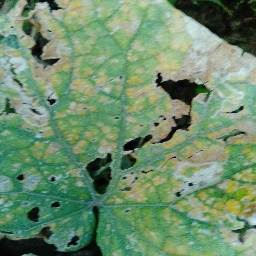
#> input picture datasets/dataset_resized/Anthracnose/Anthracnose (105).jpg, 256 x 256 px; its folder holds only this picture in this run
$ python -i emperic_algorithm_classify.py   (imports and definitions only)
#> lines starting #> are read from the running program, lines starting #| are printed output that depends on the picture; after the words box and inside, x2 and y2 are one past the last pixel; in counts of white or black regions, pixels touching at a corner belong together
#> in prepare_image, image is the input picture: shape (256, 256, 3); mean B, G, R 109.2, 141.8, 110.1
# Segmentation with my idea
import cv2
import os
import numpy as np
from scipy.signal import convolve2d
import os

# Filter functions to detect leafes
def detect_green_objects(image, output_path=False):
    '''
    This function detects green objects in blacken other pixels
    '''
#> called with output_path = False
    # From RGB to HSW
    hsv = cv2.cvtColor(image, cv2.COLOR_BGR2HSV)
#> hsv: shape (256, 256, 3); mean H, S, V 58.7, 82.7, 142.1
    # Detect need range of green color
    lower_green = np.array([20, 0, 0])
    upper_green = np.array([163, 255, 255])
    # Create mask
    mask_green = cv2.inRange(hsv, lower_green, upper_green)
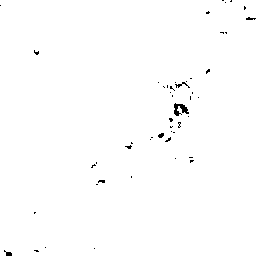
#> mask_green: shape (256, 256); 99.4% white; black in thin lines or dots
    # appy mask
    result = cv2.bitwise_and(image, image, mask=mask_green)
    if output_path:
        # if have output path, save
        cv2.imwrite(output_path, result)
    return result

def blacken_pixels(image, threshold=50, output_path=False):
    '''
    This function blackens alone not black pixels to delete
    wrong detected pixels
    '''
#> called with threshold = 150, output_path = False
    # make greyscale image
    grayscale_image = np.mean(image, axis=2)
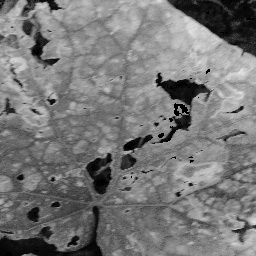
#> grayscale_image: shape (256, 256) float64; min 0, max 232, mean 120
    kernel = np.ones((20, 20))
    # appy convolve2d
    num_black_pixels = convolve2d((grayscale_image == 0).astype(int), kernel, mode='same', boundary='symm')
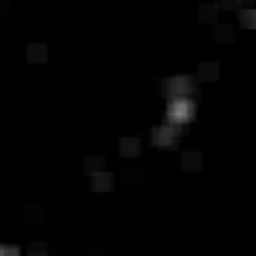
#> num_black_pixels: shape (256, 256) float64; min 0, max 123, mean 2.5
    # Make black need pixels, where number of neighbors more than threshold
    blackened_image = np.copy(image)
    # Change to black
    blackened_image[num_black_pixels > threshold] = [0, 0, 0]
    if output_path:
        # if have output path, save
        cv2.imwrite(output_path, blackened_image)
    return blackened_image

def prepare_image(image_path, output_path=False):
    image = cv2.imread(image_path)
    image = cv2.resize(image, (256, 256))
    image_1 = detect_green_objects(image)
    image_2 = blacken_pixels(image_1, output_path=output_path, threshold=150)
    return image_2

def prepare_dataset(input_folder, output_folder):

    for root, directories, files in os.walk(input_folder):
        relative_path = os.path.relpath(root, input_folder)
        output_subfolder = os.path.join(output_folder, relative_path)
        os.makedirs(output_subfolder, exist_ok=True)

        for file in files:
            if file.lower().endswith(('.png', '.jpg', '.jpeg', '.gif', '.bmp')):
                input_file_path = os.path.join(root, file)
                output_file_path = os.path.join(output_subfolder, file)
                processed_image = prepare_image(input_file_path, output_file_path)
    print('Processing complete.')

>>> result = prepare_image('../datasets/dataset_resized/Anthracnose/Anthracnose (105).jpg')

$ run again, on datasets/dataset_resized/Anthracnose/Anthracnose (107).jpg
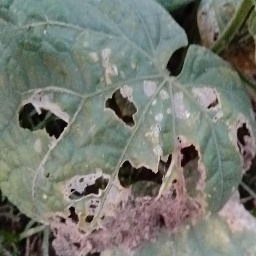
#> input picture datasets/dataset_resized/Anthracnose/Anthracnose (107).jpg, 256 x 256 px
#> in prepare_image, image is the input picture: shape (256, 256, 3); mean B, G, R 113, 121.7, 117.4
#> hsv: shape (256, 256, 3); mean H, S, V 61.8, 45.4, 126.5
#> in detect_green_objects, `mask_green = cv2.inRange(hsv, lower_green, upper_green)`:
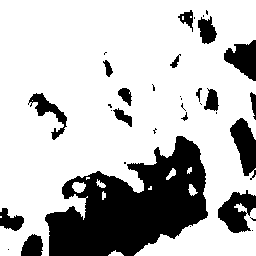
#> mask_green: shape (256, 256); 74.7% white; 35 black regions (18 under 20 px), largest, box (x1, y1, x2, y2) and area: (45, 136, 208, 256) 11242, (218, 190, 256, 233) 966, (230, 118, 256, 180) 936
#> in blacken_pixels, `blackened_image[num_black_pixels > threshold] = [0, 0, 0]`:
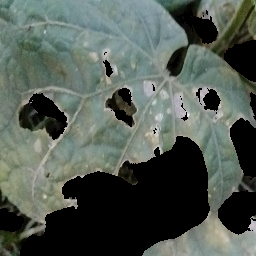
#> blackened_image: shape (256, 256, 3); mean B, G, R 82.5, 90.1, 81.4

$ run again, on datasets/dataset_resized/Anthracnose/Anthracnose (108).jpg
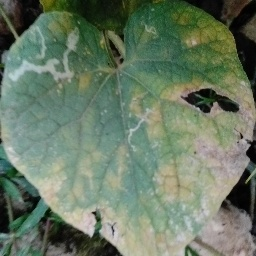
#> input picture datasets/dataset_resized/Anthracnose/Anthracnose (108).jpg, 256 x 256 px
#> in prepare_image, image is the input picture: shape (256, 256, 3); mean B, G, R 101.1, 121.7, 105.4
#> hsv: shape (256, 256, 3); mean H, S, V 53.6, 66.9, 122.9
#> in detect_green_objects, `mask_green = cv2.inRange(hsv, lower_green, upper_green)`:
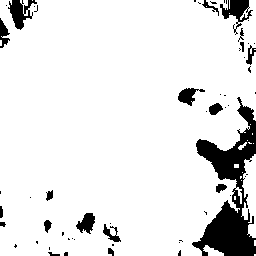
#> mask_green: shape (256, 256); 90% white; 58 black regions (39 under 20 px), largest, box (x1, y1, x2, y2) and area: (192, 97, 256, 256) 4113, (220, 0, 253, 35) 456, (8, 0, 37, 30) 422
#> in blacken_pixels, `blackened_image[num_black_pixels > threshold] = [0, 0, 0]`:
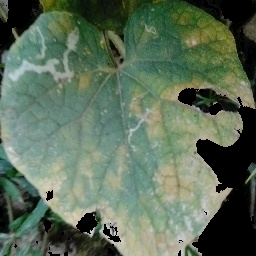
#> blackened_image: shape (256, 256, 3); mean B, G, R 88.8, 108.8, 91.6

$ run again, on datasets/dataset_resized/Anthracnose/Anthracnose (109).jpg
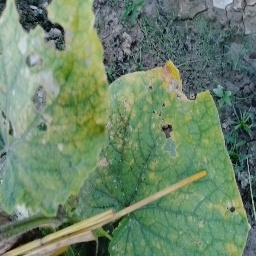
#> input picture datasets/dataset_resized/Anthracnose/Anthracnose (109).jpg, 256 x 256 px
#> in prepare_image, image is the input picture: shape (256, 256, 3); mean B, G, R 105.7, 132.3, 107.7
#> hsv: shape (256, 256, 3); mean H, S, V 65.4, 73.4, 134
#> in detect_green_objects, `mask_green = cv2.inRange(hsv, lower_green, upper_green)`:
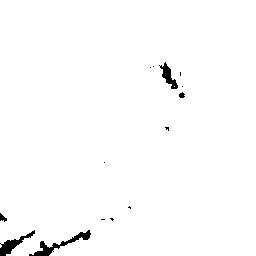
#> mask_green: shape (256, 256); 98.6% white; 14 black regions (9 under 20 px), largest, box (x1, y1, x2, y2) and area: (29, 230, 91, 256) 354, (0, 230, 35, 256) 268, (159, 62, 178, 89) 194, (0, 213, 7, 222) 35, (179, 92, 185, 98) 26
#> in blacken_pixels, `blackened_image[num_black_pixels > threshold] = [0, 0, 0]`:
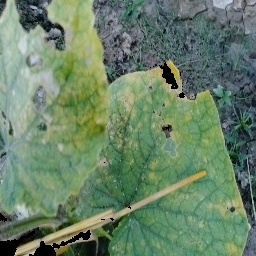
#> blackened_image: shape (256, 256, 3); mean B, G, R 103.8, 130.2, 105.4
